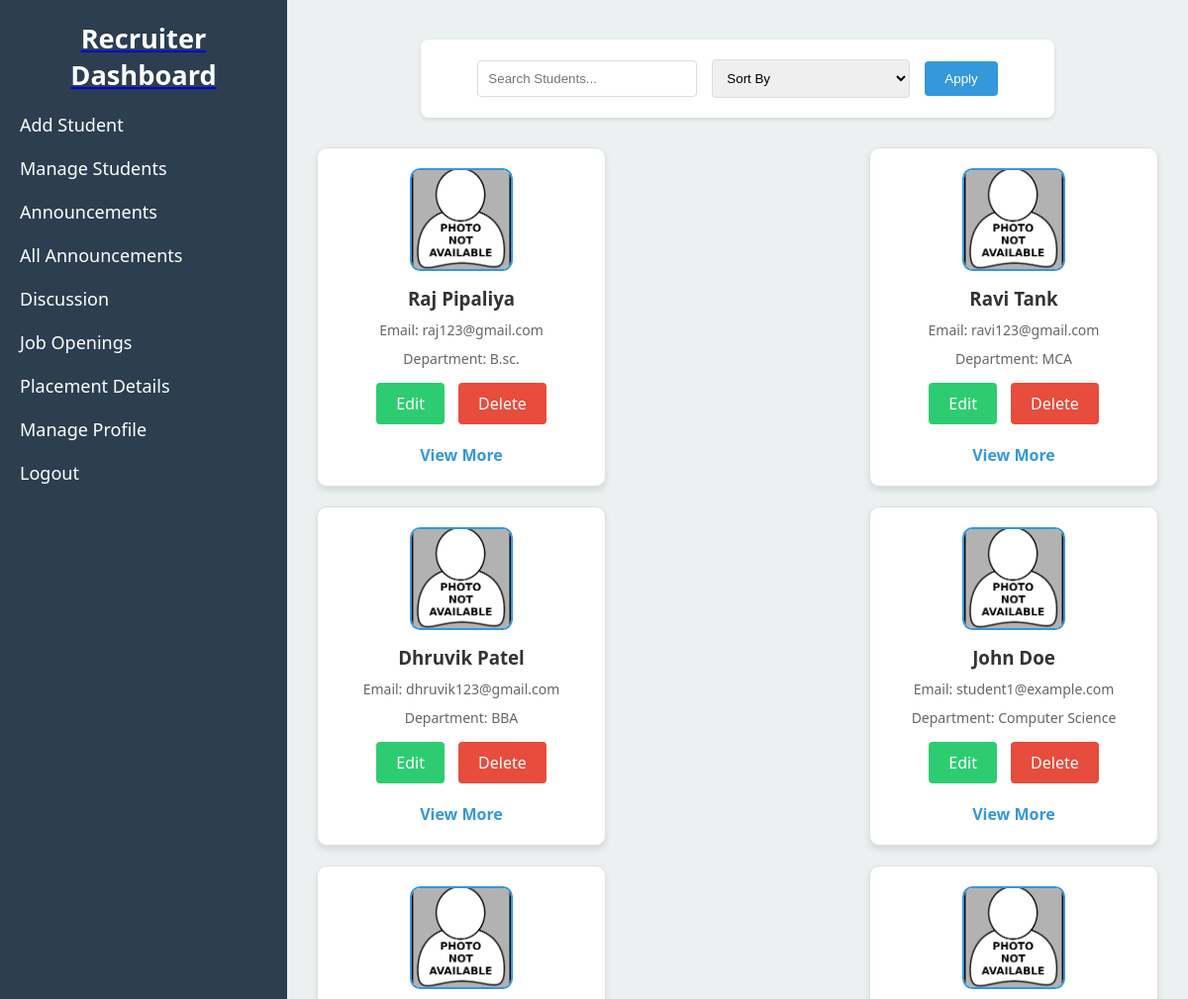
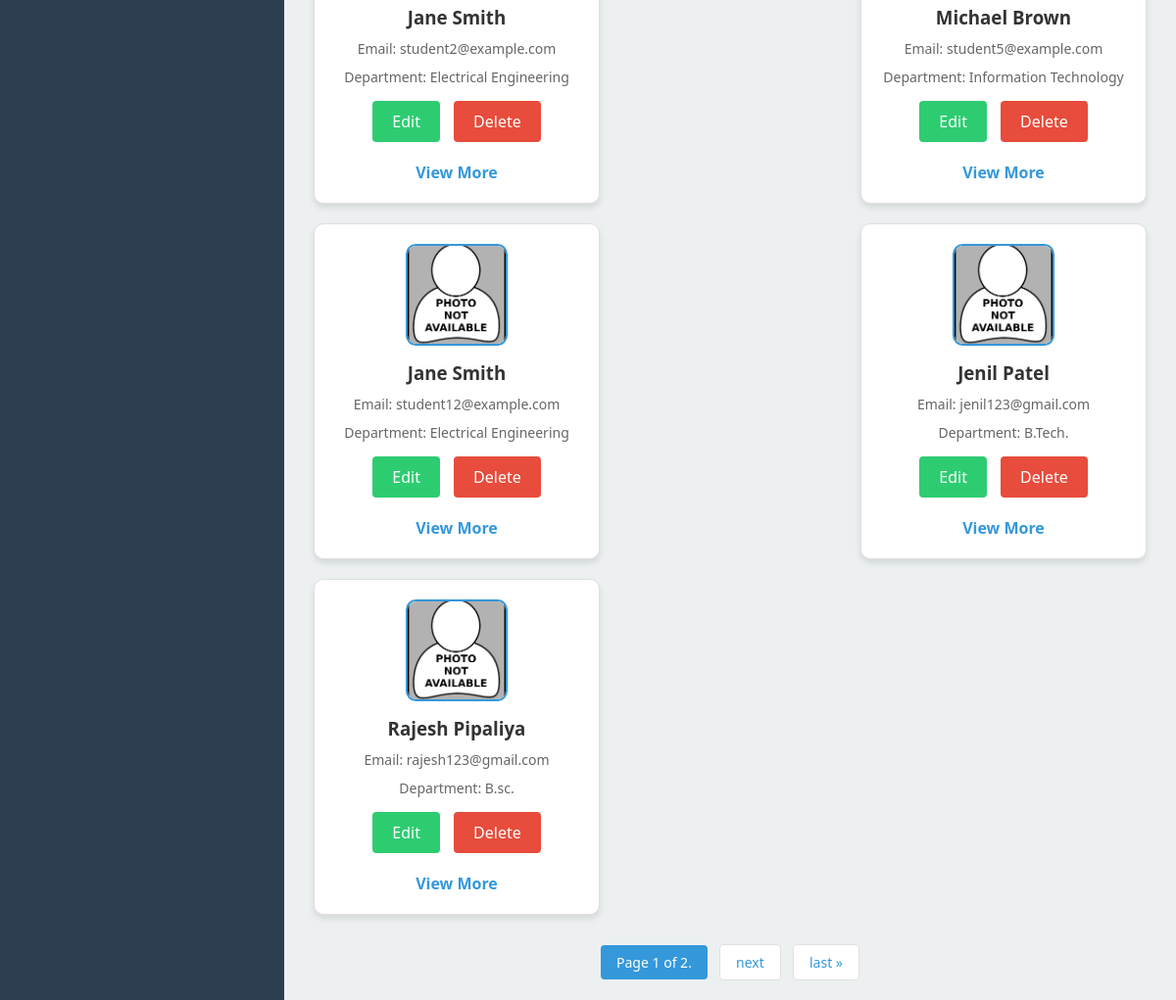
The page /coordinator-dashboard/manage-students/ (signed in) on the database its author committed (2 pictures, top to bottom).
### cprs_app/models.py (models this page shows, shortened)
class StudentProfile(models.Model):
    student_name = models.CharField(max_length=100,default=None)
    email = models.EmailField(unique=True,blank=True,null=True)
    department = models.CharField(max_length=50,default=None)
    password = models.CharField(max_length=128,default=None)
    reset_code = models.CharField(max_length=6, blank=True, null=True)
    reset_code_expires_at = models.DateTimeField(blank=True, null=True)

### cprs_app/views.py (the view, shortened to what this page needs)
# urls.py: path('coordinator-dashboard/', v1.coordinator_dashboard, name='coordinator_dashboard'),
@login_required
def coordinator_dashboard(request, section=None):
    context = {}
    if section == 'add-student':
        context['section'] = 'coordinator_sections/add_students.html'
    elif section == 'manage-students':
        search_query = request.GET.get('search', '')
        sort_order = request.GET.get('sort', '')
        students_list = StudentProfile.objects.all()
        if search_query:
            students_list = students_list.filter(
                Q(student_name__icontains=search_query) |
                Q(email__icontains=search_query) |
                Q(department__icontains=search_query)
            )
        if sort_order == 'name':
            students_list = students_list.order_by('student_name')
        elif sort_order == 'email':
            students_list = students_list.order_by('email')
        elif sort_order == 'department':
            students_list = students_list.order_by('department')
        paginator = Paginator(students_list, 9)  # Show 9 students per page
        page_number = request.GET.get('page')
        students_page = paginator.get_page(page_number)
        context['students'] = students_page
        context['search_query'] = search_query
        context['sort_order'] = sort_order
        context['section'] = 'coordinator_sections/manage_students.html'
    elif section == 'manage-profile':
        coordinator = get_object_or_404(CoordinatorProfile, email=request.session['username'])
        context['coordinator'] = coordinator
        context['section'] = 'coordinator_sections/manage_profile.html'
    return render(request, 'coordinator_dashboard.html', context)

### cprs_app/views.py (called while the page is built)
def login_required(function=None):
    @wraps(function)
    def wrapper(request, *args, **kwargs):
        if 'username' not in request.session:  # Check if session has 'username'
            return redirect('login_form')  # Redirect to login page if not logged in
        return function(request, *args, **kwargs)
    return wrapper

### template/coordinator_dashboard.html (shortened to what this page needs)
{% load static %}
<!DOCTYPE html>
<html lang="en">
<head>
    <link rel="stylesheet" href="{% static 'styles.css' %}">
</head>
<body>
    <div class="dashboard-container">
        <nav class="sidebar">
            <a href="{% url 'coordinator_dashboard' %}" class="dashboard-link">
                <h2>Recruiter Dashboard</h2>
            </a>
            <ul>
                <li><a href="{% url 'coordinator_dashboard_section' 'add-student' %}">Add Student</a></li>
                <li><a href="{% url 'coordinator_dashboard_section' 'manage-students' %}">Manage Students</a></li>
                <li><a href="{% url 'coordinator_dashboard_section' 'announcements' %}">Announcements</a></li>
                <li><a href="{% url 'coordinator_dashboard_section' 'all-announcements' %}">All Announcements</a></li>
                <li><a href="{% url 'coordinator_dashboard_section' 'discussion' %}">Discussion</a></li>
                <li><a href="{% url 'coordinator_dashboard_section' 'job-openings' %}">Job Openings</a></li>
                <li><a href="{% url 'coordinator_dashboard_section' 'placement-details' %}">Placement Details</a></li>
                <li><a href="{% url 'coordinator_dashboard_section' 'manage-profile' %}">Manage Profile</a></li>
                <li><a href="{% url 'logout' %}" onclick="return confirm('Are you sure you want to Logout.');">Logout</a></li>
            </ul>
        </nav>
        <main class="main-content">
            {% include section %}
        </main>
    </div>
</body>
</html>

### template/coordinator_sections/manage_students.html (shortened to what this page needs)
{% load static %}
<!DOCTYPE html>
<html lang="en">
<head>
</head>
<body>
    <div class="container">
        <div class="search-sort-container">
            <form method="get" action="">
                <input type="text" name="search" placeholder="Search Students..." value="{{ search_query }}">
                <select name="sort">
                    <option value="">Sort By</option>
                </select>
                <button type="submit">Apply</button>
            </form>
        </div>
        <div class="student-grid">
            {% for student in students %}
            <div class="student-card">
                <img src="{% if student.student_info.profile_photo %}{{ student.student_info.profile_photo.url }}{% else %}{% static 'default_profile.png' %}{% endif %}" alt="Profile Photo">
                <h3>{{ student.student_name }}</h3>
                <p>Email: {{ student.email }}</p>
                <p>Department: {{ student.department }}</p>
                <div class="button-group">
                    <a href="{% url 'edit_student' student.email %}" class="edit-btn">Edit</a>
                    <a href="{% url 'delete_student' student.email %}" class="delete-btn" onclick="return confirm('Are you sure you want to delete this student?');">Delete</a>
                </div>
                <a href="{% url 'view_student_details' student.email %}" class="view-more">View More</a>
            </div>
            {% endfor %}
        </div>
        <div class="pagination">
            <span class="step-links">
                <span class="current">
                    Page {{ students.number }} of {{ students.paginator.num_pages }}.
                </span>
                {% if students.has_next %}
                    <a href="?page={{ students.next_page_number }}&search={{ search_query }}&sort={{ sort_order }}">next</a>
                    <a href="?page={{ students.paginator.num_pages }}&search={{ search_query }}&sort={{ sort_order }}">last &raquo;</a>
                {% endif %}
            </span>
        </div>
    </div>
</body>
</html>

### static/styles.css (style rules this page uses)
html, body { margin: 0; height: 100%; font-family: 'Segoe UI', Tahoma, Geneva, Verdana, sans-serif; }
.dashboard-container { display: flex; min-height: 100vh; }
.sidebar { width: 250px; background-color: #2c3e50; color: white; padding: 20px; }
.main-content { flex: 1; background-color: #ecf0f1; padding: 20px; overflow: auto; }
.sidebar h2 { color: #34495e; text-align: center; margin: 40px 0; font-size: 32px; font-weight: 700; }
.sidebar ul { list-style: none; padding: 0; }
.sidebar ul li { margin: 20px 0; }
.sidebar ul li a { color: white; text-decoration: none; font-size: 18px; }
.dashboard-link h2 { margin: 0; font-size: 1.7em; color: white; text-align: center; text-decoration: none; }
.main-content { flex-grow: 1; padding: 20px; background-color: #ecf0f1; }
.main-content h3 { margin-top: 0; }
form { max-width: 600px; margin: 20px auto; padding: 20px; background-color: white; border-radius: 8px; box-shadow: 0 2px 4px rgba(0, 0, 0, 0.1); }

### template/coordinator_sections/manage_students.html (style rules this page uses)
.main-content { width: 75%; }
.container { max-width: 1200px; margin: 0 auto; }
.student-card { background-color: #fff; border: 1px solid #e0e0e0; border-radius: 10px; padding: 20px; margin: 10px; box-shadow: 0px 4px 6px rgba(0, 0, 0, 0.1); display: flex; flex-direction: column; align-items: center; width: 250px; text-align: center; }
.student-card img { width: 100px; height: 100px; object-fit: cover; border-radius: 10%; border: 2px solid #3498db; }
.student-card h3 { margin: 15px 0 5px 0; color: #333; }
.student-card p { margin: 5px 0; font-size: 14px; color: #666; }
.student-card .view-more { margin-top: 10px; text-decoration: none; color: #3498db; font-weight: bold; transition: color 0.3s ease; }
.student-grid { display: flex; flex-wrap: wrap; justify-content: space-between; }
.pagination { text-align: center; margin-top: 20px; }
.pagination a { display: inline-block; padding: 8px 16px; margin: 0 4px; background-color: #fff; border: 1px solid #e0e0e0; border-radius: 4px; color: #3498db; text-decoration: none; font-size: 14px; transition: background-color 0.3s, color 0.3s; }
.pagination .current { display: inline-block; padding: 8px 16px; margin: 0 4px; background-color: #3498db; color: #fff; border-radius: 4px; font-size: 14px; }
.button-group { margin: 10px 0; }
.edit-btn, .delete-btn { display: inline-block; padding: 10px 20px; color: #fff; text-decoration: none; border-radius: 4px; transition: background-color 0.3s; margin: 0 5px; }
.edit-btn { background-color: #2ecc71; }
.delete-btn { background-color: #e74c3c; }
.search-sort-container { margin-bottom: 20px; text-align: center; }
.search-sort-container form { display: flex; justify-content: center; align-items: center; gap: 15px; }
.search-sort-container input[type="text"], .search-sort-container select { padding: 10px; border: 1px solid #ddd; border-radius: 4px; width: 200px; }
.search-sort-container button { padding: 10px 20px; background-color: #3498db; color: #fff; border: none; border-radius: 4px; cursor: pointer; transition: background-color 0.3s; }

### rows shown on the page
StudentProfile: student_name "Raj Pipaliya", email "raj123@gmail.com", department "B.sc."
StudentProfile: student_name "Ravi Tank", email "ravi123@gmail.com", department "MCA"
StudentProfile: student_name "Dhruvik Patel", email "dhruvik123@gmail.com", department "BBA"
StudentProfile: student_name "John Doe", email "student1@example.com", department "Computer Science"
StudentProfile: student_name "Jane Smith", email "student2@example.com", department "Electrical Engineering"
StudentProfile: student_name "Michael Brown", email "student5@example.com", department "Information Technology"
StudentProfile: student_name "Jane Smith", email "student12@example.com", department "Electrical Engineering"
StudentProfile: student_name "Jenil Patel", email "jenil123@gmail.com", department "B.Tech."
StudentProfile: student_name "Rajesh Pipaliya", email "rajesh123@gmail.com", department "B.sc."

### other values the page prints
{{ students.number }} "1"
{{ students.paginator.num_pages }} "2"
